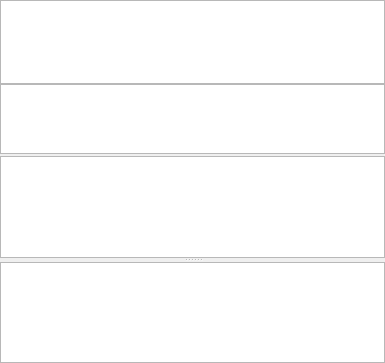
<?xml version="1.0" encoding="UTF-8"?>
<ui version="4.0">
 <class>QAdvancedTableView</class>
 <widget class="QWidget" name="QAdvancedTableView">
  <property name="geometry">
   <rect>
    <x>0</x>
    <y>0</y>
    <width>385</width>
    <height>363</height>
   </rect>
  </property>
  <property name="windowTitle">
   <string>Form</string>
  </property>
  <layout class="QVBoxLayout" name="verticalLayout_2">
   <property name="spacing">
    <number>0</number>
   </property>
   <property name="margin">
    <number>0</number>
   </property>
   <item>
    <widget class="QFilterView" name="headerTableView">
     <property name="sizePolicy">
      <sizepolicy hsizetype="Expanding" vsizetype="Fixed">
       <horstretch>0</horstretch>
       <verstretch>0</verstretch>
      </sizepolicy>
     </property>
     <property name="maximumSize">
      <size>
       <width>16777215</width>
       <height>84</height>
      </size>
     </property>
     <property name="verticalScrollBarPolicy">
      <enum>Qt::ScrollBarAlwaysOff</enum>
     </property>
     <property name="horizontalScrollBarPolicy">
      <enum>Qt::ScrollBarAlwaysOff</enum>
     </property>
     <property name="alternatingRowColors">
      <bool>true</bool>
     </property>
     <property name="selectionMode">
      <enum>QAbstractItemView::ExtendedSelection</enum>
     </property>
     <property name="textElideMode">
      <enum>Qt::ElideMiddle</enum>
     </property>
     <property name="sortingEnabled">
      <bool>true</bool>
     </property>
     <property name="wordWrap">
      <bool>false</bool>
     </property>
     <property name="cornerButtonEnabled">
      <bool>true</bool>
     </property>
     <attribute name="horizontalHeaderCascadingSectionResizes">
      <bool>false</bool>
     </attribute>
     <attribute name="horizontalHeaderShowSortIndicator" stdset="0">
      <bool>true</bool>
     </attribute>
     <attribute name="horizontalHeaderStretchLastSection">
      <bool>true</bool>
     </attribute>
     <attribute name="verticalHeaderCascadingSectionResizes">
      <bool>true</bool>
     </attribute>
     <attribute name="verticalHeaderStretchLastSection">
      <bool>false</bool>
     </attribute>
    </widget>
   </item>
   <item>
    <layout class="QVBoxLayout" name="verticalLayout">
     <property name="spacing">
      <number>2</number>
     </property>
     <item>
      <widget class="QFixedRowsTableView" name="fixedRowsTableView">
       <property name="sizePolicy">
        <sizepolicy hsizetype="Expanding" vsizetype="Expanding">
         <horstretch>0</horstretch>
         <verstretch>0</verstretch>
        </sizepolicy>
       </property>
       <property name="minimumSize">
        <size>
         <width>0</width>
         <height>0</height>
        </size>
       </property>
       <property name="contextMenuPolicy">
        <enum>Qt::CustomContextMenu</enum>
       </property>
       <property name="horizontalScrollBarPolicy">
        <enum>Qt::ScrollBarAlwaysOff</enum>
       </property>
       <property name="sortingEnabled">
        <bool>false</bool>
       </property>
       <attribute name="horizontalHeaderVisible">
        <bool>false</bool>
       </attribute>
       <attribute name="horizontalHeaderShowSortIndicator" stdset="0">
        <bool>false</bool>
       </attribute>
       <attribute name="horizontalHeaderStretchLastSection">
        <bool>false</bool>
       </attribute>
       <attribute name="verticalHeaderShowSortIndicator" stdset="0">
        <bool>false</bool>
       </attribute>
      </widget>
     </item>
     <item>
      <widget class="QSplitter" name="splitter">
       <property name="orientation">
        <enum>Qt::Vertical</enum>
       </property>
       <widget class="QAdvancedTableViewProxy" name="splittedDataTableView">
        <property name="sizePolicy">
         <sizepolicy hsizetype="Expanding" vsizetype="Expanding">
          <horstretch>0</horstretch>
          <verstretch>0</verstretch>
         </sizepolicy>
        </property>
        <property name="minimumSize">
         <size>
          <width>0</width>
          <height>0</height>
         </size>
        </property>
        <property name="contextMenuPolicy">
         <enum>Qt::CustomContextMenu</enum>
        </property>
        <property name="verticalScrollBarPolicy">
         <enum>Qt::ScrollBarAlwaysOff</enum>
        </property>
        <property name="horizontalScrollBarPolicy">
         <enum>Qt::ScrollBarAlwaysOff</enum>
        </property>
        <property name="sortingEnabled">
         <bool>false</bool>
        </property>
        <attribute name="horizontalHeaderVisible">
         <bool>false</bool>
        </attribute>
        <attribute name="horizontalHeaderShowSortIndicator" stdset="0">
         <bool>false</bool>
        </attribute>
        <attribute name="horizontalHeaderStretchLastSection">
         <bool>false</bool>
        </attribute>
        <attribute name="verticalHeaderShowSortIndicator" stdset="0">
         <bool>false</bool>
        </attribute>
       </widget>
       <widget class="QAdvancedTableViewProxy" name="dataTableView">
        <property name="sizePolicy">
         <sizepolicy hsizetype="Expanding" vsizetype="Expanding">
          <horstretch>0</horstretch>
          <verstretch>0</verstretch>
         </sizepolicy>
        </property>
        <property name="minimumSize">
         <size>
          <width>0</width>
          <height>0</height>
         </size>
        </property>
        <property name="contextMenuPolicy">
         <enum>Qt::CustomContextMenu</enum>
        </property>
        <property name="sortingEnabled">
         <bool>false</bool>
        </property>
        <attribute name="horizontalHeaderVisible">
         <bool>false</bool>
        </attribute>
        <attribute name="horizontalHeaderShowSortIndicator" stdset="0">
         <bool>false</bool>
        </attribute>
        <attribute name="horizontalHeaderStretchLastSection">
         <bool>false</bool>
        </attribute>
        <attribute name="verticalHeaderShowSortIndicator" stdset="0">
         <bool>false</bool>
        </attribute>
       </widget>
      </widget>
     </item>
    </layout>
   </item>
  </layout>
 </widget>
 <customwidgets>
  <customwidget>
   <class>QFilterView</class>
   <extends>QTableView</extends>
   <header>qfilterview.h</header>
  </customwidget>
  <customwidget>
   <class>QFixedRowsTableView</class>
   <extends>QTableView</extends>
   <header>qfixedrowstableview.h</header>
  </customwidget>
  <customwidget>
   <class>QAdvancedTableViewProxy</class>
   <extends>QTableView</extends>
   <header>qadvancedtableview_p.h</header>
  </customwidget>
 </customwidgets>
 <resources/>
 <connections/>
</ui>
